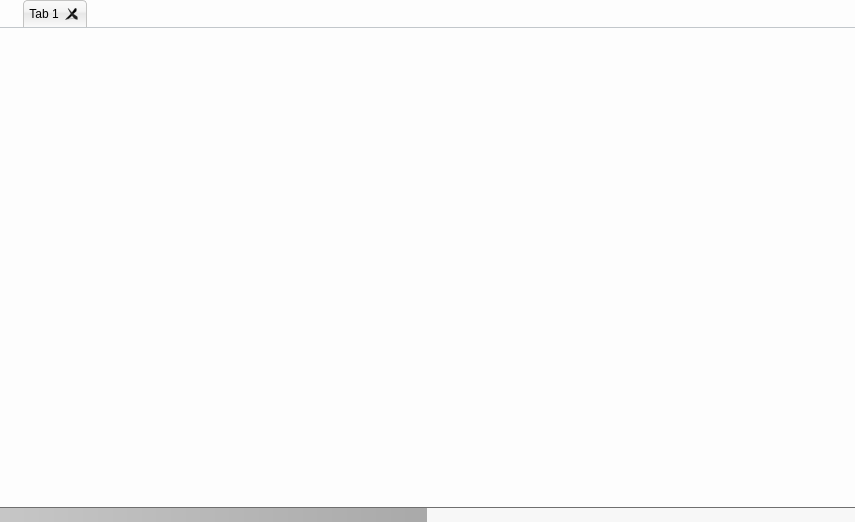
<?xml version="1.0" encoding="UTF-8"?>
<ui version="4.0">
 <class>LoginWebWidget</class>
 <widget class="QWidget" name="LoginWebWidget">
  <property name="geometry">
   <rect>
    <x>0</x>
    <y>0</y>
    <width>855</width>
    <height>522</height>
   </rect>
  </property>
  <property name="windowTitle">
   <string>LoginWebWidget</string>
  </property>
  <property name="styleSheet">
   <string notr="true">QWidget {
	font: 10pt &quot;Calibri&quot;;
}

QWidget#LoginWebWidget {
	background-color: transparent;
}

QFrame#mainFrame {
	background-color: rgb(253, 253, 253);
}

QSplitter::handle {
	image: url(&quot;APPINSTALLDIRjsmodules/browserui/ui/splitter.png&quot;);
}

QProgressBar {
	border: 0px;
	border-top: 1px solid rgb(111, 111, 111);
	background-color: rgb(247, 247, 247);
}

QProgressBar::chunk {
	background-color: qlineargradient(spread:pad, x1:0, y1:1, x2:1, y2:1, stop:0.00568182 rgba(198, 198, 198, 255), stop:1 rgba(169, 169, 169, 255));
}

QTabWidget::pane {
	border: 0px;
	border-top: 1px solid #C2C7CB;
	background-color: transparent;
}

QTabWidget::tab-bar {
	 left: 23px;
}

QTabBar::tab {
	background: qlineargradient(x1: 0, y1: 0, x2: 0, y2: 1, stop: 0 #E1E1E1, stop: 0.4 #DDDDDD, stop: 0.5 #D8D8D8, stop: 1.0 #D3D3D3);
	border: 1px solid #C4C4C3;
	border-bottom: 0px;
	border-top-left-radius: 4px;
	border-top-right-radius: 4px;
	min-width: 8ex;
	padding: 3px;
	padding-left: 5px;
}

QTabBar::tab:selected, QTabBar::tab:hover {
	background: qlineargradient(x1: 0, y1: 0, x2: 0, y2: 1, stop: 0 #fafafa, stop: 0.4 #f4f4f4, stop: 0.5 #e7e7e7, stop: 1.0 #fafafa);
}

QTabBar::tab:selected {
	border-bottom: 0px;
}

QTabBar::close-button {
	image: url(&quot;APPINSTALLDIRjsmodules/browserui/ui/tab-close.png&quot;);
	subcontrol-position: right;
}

QTabBar::close-button:hover {
	image: url(&quot;APPINSTALLDIRjsmodules/browserui/ui/tab-close-hover.png&quot;);
}</string>
  </property>
  <layout class="QVBoxLayout" name="verticalLayout">
   <property name="spacing">
    <number>0</number>
   </property>
   <property name="margin">
    <number>0</number>
   </property>
   <item>
    <widget class="QFrame" name="mainFrame">
     <property name="frameShape">
      <enum>QFrame::NoFrame</enum>
     </property>
     <property name="frameShadow">
      <enum>QFrame::Raised</enum>
     </property>
     <property name="lineWidth">
      <number>0</number>
     </property>
     <layout class="QVBoxLayout" name="verticalLayout_2">
      <property name="margin">
       <number>0</number>
      </property>
      <item>
       <layout class="QHBoxLayout" name="controlLayout">
        <property name="rightMargin">
         <number>6</number>
        </property>
        <property name="bottomMargin">
         <number>0</number>
        </property>
       </layout>
      </item>
      <item>
       <widget class="QTabWidget" name="tabs">
        <property name="currentIndex">
         <number>0</number>
        </property>
        <property name="documentMode">
         <bool>false</bool>
        </property>
        <property name="tabsClosable">
         <bool>true</bool>
        </property>
        <widget class="QWidget" name="tab">
         <attribute name="title">
          <string>Tab 1</string>
         </attribute>
        </widget>
       </widget>
      </item>
     </layout>
    </widget>
   </item>
   <item>
    <widget class="QProgressBar" name="progressBar">
     <property name="minimumSize">
      <size>
       <width>0</width>
       <height>15</height>
      </size>
     </property>
     <property name="maximumSize">
      <size>
       <width>16777215</width>
       <height>15</height>
      </size>
     </property>
     <property name="value">
      <number>50</number>
     </property>
     <property name="textVisible">
      <bool>false</bool>
     </property>
    </widget>
   </item>
  </layout>
 </widget>
 <resources/>
 <connections/>
</ui>
